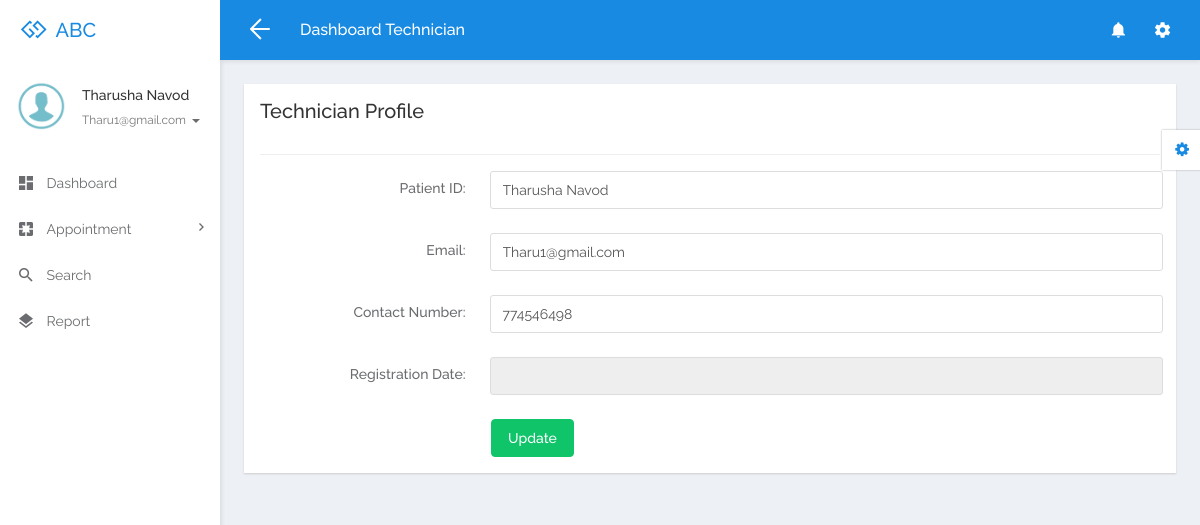
Screenshot of /technician/profile.php (signed in) with the database file from the repository.
### tables this page shows
CREATE TABLE `tbltechnician` (
  `ID` int(5) NOT NULL,
  `FullName` varchar(250) DEFAULT NULL,
  `MobileNumber` bigint(10) DEFAULT NULL,
  `Email` varchar(250) DEFAULT NULL,
  `Password` varchar(259) DEFAULT NULL,
  `CreationDate` timestamp NULL DEFAULT current_timestamp()
);

### technician/profile.php (the view, shortened to what this page needs)
<?php
include('includes/dbconnection.php');
class TechnicianProfile {
    private $dbh;
    public function __construct($dbh) {
        $this->dbh = $dbh;
    }
    public function displayProfileForm() {
        $pid = $_SESSION['damsid'];
        $sql = "SELECT * FROM tbltechnician WHERE ID=:pid";
        $query = $this->dbh->prepare($sql);
        $query->bindParam(':pid', $pid, PDO::PARAM_STR);
        $query->execute();
        $results = $query->fetchAll(PDO::FETCH_OBJ);
        if ($query->rowCount() > 0) {
            foreach ($results as $row) {
                echo '
                    <form class="form-horizontal" method="post">
                        <div class="form-group">
                            <label for="exampleTextInput1" class="col-sm-3 control-label">Patient ID:</label>
                            <div class="col-sm-9">
                                <input id="fname" type="text" class="form-control" placeholder="Full Name" name="fname" required="true" value="' . $row->FullName . '">
                            </div>
                        </div>
                        <div class="form-group">
                            <label for="email2" class="col-sm-3 control-label">Email:</label>
                            <div class="col-sm-9">
                                <input type="email" class="form-control" id="email" name="email" value="' . $row->Email . '" required="true">
                            </div>
                        </div>
                        <div class="form-group">
                            <label for="email2" class="col-sm-3 control-label">Contact Number:</label>
                            <div class="col-sm-9">
                                <input type="text" class="form-control" id="email2" name="mobilenumber" value="' . $row->MobileNumber . '" required="true" maxlength="10">
                            </div>
                        </div>
                        <div class="form-group">
                            <label for="email2" class="col-sm-3 control-label">Registration Date:</label>
                            <div class="col-sm-9">
                                <input type="text" class="form-control" id="email2" name="" value="' . $row->CreationDate . '" readonly="true">
                            </div>
                        </div>
                        <div class="row">
                            <div class="col-sm-9 col-sm-offset-3">
                                <button type="submit" class="btn btn-success" name="submit">Update</button>
                            </div>
                        </div>
                    </form>';
            }
        }
    }
}
$technicianProfile = new TechnicianProfile($dbh);
?>
<!DOCTYPE html>
<html lang="en">
<head>
    <link rel="stylesheet" href="libs/bower/font-awesome/css/font-awesome.min.css">
    <link rel="stylesheet" href="libs/bower/material-design-iconic-font/dist/css/material-design-iconic-font.css">
    <link rel="stylesheet" href="libs/bower/animate.css/animate.min.css">
    <link rel="stylesheet" href="libs/bower/fullcalendar/dist/fullcalendar.min.css">
    <link rel="stylesheet" href="libs/bower/perfect-scrollbar/css/perfect-scrollbar.css">
    <link rel="stylesheet" href="assets/css/bootstrap.css">
    <link rel="stylesheet" href="assets/css/core.css">
    <link rel="stylesheet" href="assets/css/app.css">
</head>
<body class="menubar-left menubar-unfold menubar-light theme-primary">
<?php include_once('includes/sidebar.php'); ?>
<main id="app-main" class="app-main">
    <div class="wrap">
        <section class="app-content">
            <div class="row">
                <div class="col-md-12">
                    <div class="widget">
                        <header class="widget-header">
                            <h3 class="widget-title">Technician Profile</h3>
                        </header>
                        <hr class="widget-separator">
                        <div class="widget-body">
                            <?php $technicianProfile->updateProfile(); ?>
                            <?php $technicianProfile->displayProfileForm(); ?>
                        </div>
                    </div>
                </div>
            </div>
        </section>
    </div>
</main>
<?php include_once('includes/customizer.php'); ?>
</body>
</html>

### technician/includes/sidebar.php (shortened to what this page needs)
<aside id="menubar" class="menubar light">
  <div class="app-user">
    <div class="media">
      <div class="media-left">
        <div class="avatar avatar-md avatar-circle">
          <a href="javascript:void(0)"><img class="img-responsive" src="assets/images/images.png" alt="avatar"/></a>
        </div>
      </div>
      <div class="media-body">
        <div class="foldable">
          <?php
$pid=$_SESSION['damsid'];
$sql="SELECT FullName,Email from  tbltechnician where ID=:pid";
$query = $dbh -> prepare($sql);
$query->bindParam(':pid',$pid,PDO::PARAM_STR);
$query->execute();
$results=$query->fetchAll(PDO::FETCH_OBJ);
foreach($results as $row)
{
$email=$row->Email;
$fname=$row->FullName;
}   ?>
          <h5><a href="javascript:void(0)" class="username"><?php  echo $fname ;?></a></h5>
          <ul>
            <li class="dropdown">
              <a href="javascript:void(0)" class="dropdown-toggle usertitle" data-toggle="dropdown" aria-haspopup="true" aria-expanded="false">
                <small><?php  echo $email;?></small>
                <span class="caret"></span>
              </a>
            </li>
          </ul>
        </div>
      </div>
    </div>
  </div>
  <div class="menubar-scroll">
    <div class="menubar-scroll-inner">
      <ul class="app-menu">
        <li class="has-submenu">
          <a href="dashboard.php">
            <i class="menu-icon zmdi zmdi-view-dashboard zmdi-hc-lg"></i>
            <span class="menu-text">Dashboard</span>
          </a>
        </li>
       <li class="has-submenu">
          <a href="javascript:void(0)" class="submenu-toggle">
            <i class="menu-icon zmdi zmdi-pages zmdi-hc-lg"></i>
            <span class="menu-text">Appointment</span>
            <i class="menu-caret zmdi zmdi-hc-sm zmdi-chevron-right"></i>
          </a>
        </li>
        <li>
          <a href="search.php">
            <i class="menu-icon zmdi zmdi-search zmdi-hc-lg"></i>
            <span class="menu-text">Search</span>
          </a>
        </li>
        <li>
          <a href="appointment-bwdates.php">
            <i class="menu-icon zmdi zmdi-layers zmdi-hc-lg"></i>
            <span class="menu-text">Report</span>
          </a>
        </li>
      </ul>
    </div>
  </div>
</aside>

### rows the page displays
tbltechnician: FullName "Tharusha Navod", Email "Tharu1@gmail.com", fname "Tharusha Navod", email "Tharu1@gmail.com", mobilenumber "774546498"
